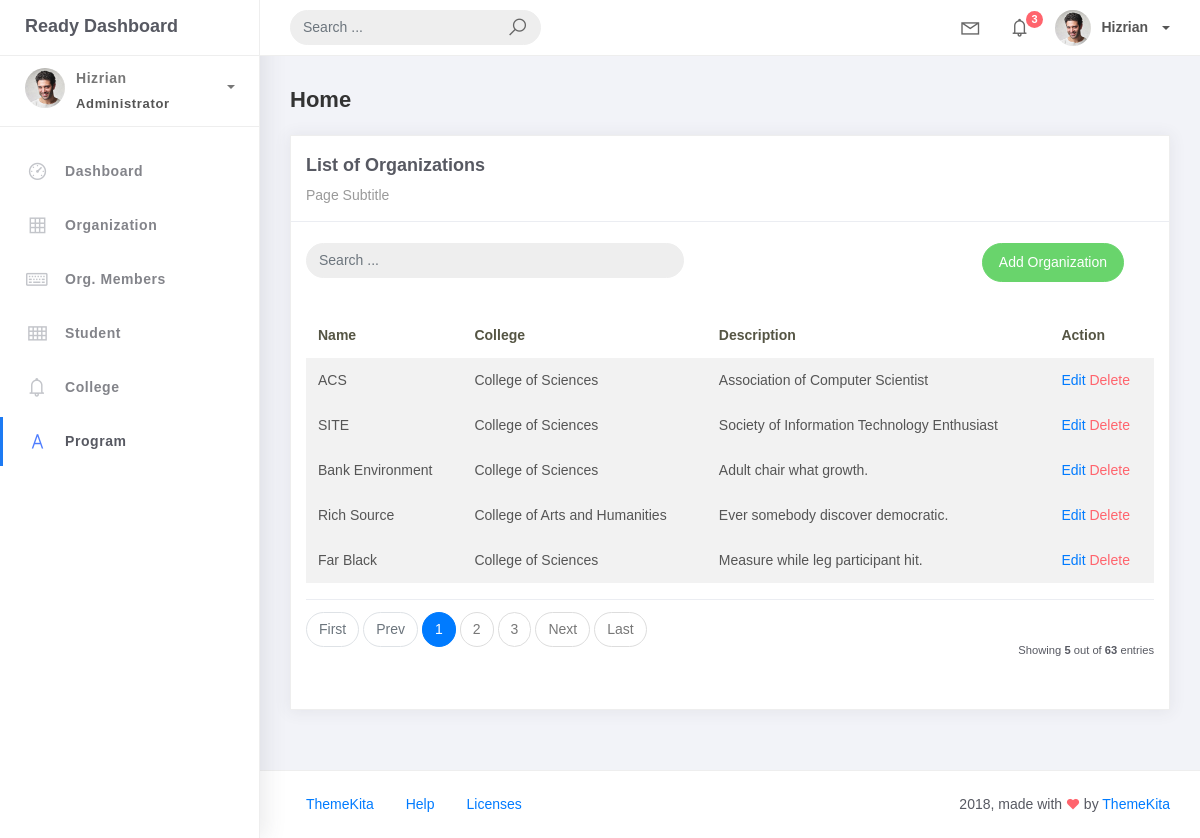
Screenshot of /organization_list with the database file from the repository.
### studentorg/models.py (models this page shows, shortened)
class BaseModel(models.Model):
    created_at = models.DateTimeField(auto_now_add=True, db_index=True)
    updated_at = models.DateTimeField(auto_now=True)
    class Meta:
        abstract = True

class Organization(BaseModel):
    name = models.CharField(max_length=150)
    college = models.ForeignKey(
        College, null=True, blank=True, on_delete=models.CASCADE)
    description = models.CharField(max_length=500)

class College(BaseModel):
    college_name = models.CharField(max_length=150)
    def __str__(self):
        return self.college_name

### studentorg/views.py (the view)
# urls.py: path('organization_list', OrganizationList.as_view(), name='organization-list'),
class OrganizationList(ListView):
    model = Organization
    context_object_name = 'organization'
    template_name = 'org_list.html'
    paginate_by = 5

### templates/org_list.html (shortened to what this page needs)
{% extends 'base.html' %} {% load static %} {% block content %}
<div class="content">
    <div class="container-fluid">
        <h4 class="page-title">Home</h4>
        <div class="row">
            <div class="col-md-12">
                <div class="card">
                    <div class="card-header">
                        <div class="card-title">List of Organizations</div>
                        <div class="card-category">Page Subtitle</div>
                    </div>
                    <br />
                        <div class="col-md-12 row">
                            <div class="col-md-6">
                                <form class="navbar-form nav-search mr-md-3" action="">
                                    <div class="input-group">
                                        <input type="text" placeholder="Search ..." class="form-control" />
                                        <div class="input-group-append">
                                            <span class="input-group-text">
                                            </span>
                                        </div>
                                    </div>
                                </form>
                            </div>
                            <div class="col-md-6">
                                <div class="pull-right">
                                    <a href="{% url 'organization-add' %}" class="btn btn-success btn-rounded">Add Organization</a>
                                </div>
                            </div>
                        </div>
                    <div class="card-body">
                        <table class="table table-striped mt-3">
                            <thead>
                                <tr>
                                    <th scope="col">Name</th>
                                    <th scope="col">College</th>
                                    <th scope="col">Description</th>
                                    <th scope="col">Action</th>
                                </tr>
                            </thead>
                            <tbody>
                                {% for object in object_list %}
                                <tr>
                                        <td>{{ object.name }}</td>
                                        <td>{{ object.college }}</td>
                                        <td>{{ object.description }}</td>
                                        <td>
                                            <a href="organization_list/{{ object.id }}">Edit</a>
                                            <a href="organization_list/{{ object.id }}/delete" class="text-danger">Delete</a>
                                        </td>
                                        <tr>
                                            {% empty%}
                                        </tr>
                                        <td colspan="4" style="text-align: center">
                                            <p> class=text-sm font-weight-bold mb-0">No Records Found</p>
                                        </td>
                                </tr>
                                {% endfor %}
                            </tbody>
                        </table>
                        {% include 'includes/pagination.html' %}
                    </div>
                </div>
            </div>
        </div>
    </div>
</div>
{% endblock %}

### rows the page displays
Organization: name "ACS", college "College of Sciences", description "Association of Computer Scientist"
Organization: name "SITE", college "College of Sciences", description "Society of Information Technology Enthusiast"
Organization: name "Bank Environment", college "College of Sciences", description "Adult chair what growth."
Organization: name "Rich Source", college "College of Arts and Humanities", description "Ever somebody discover democratic."
Organization: name "Far Black", college "College of Sciences", description "Measure while leg participant hit."

### other values shown
{{ page_num }} "1"
{{ page_num }} "2" "3"
{{ object_list.count }} "5"
{{ paginator.count }} "63"
